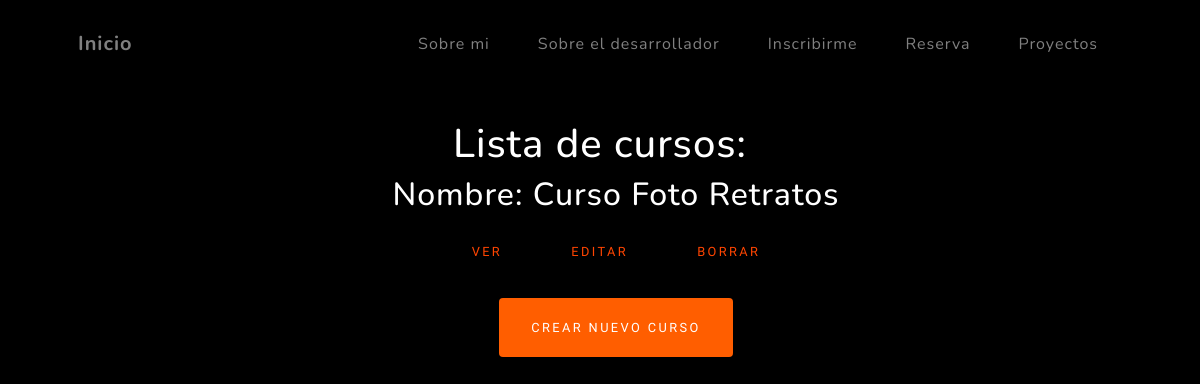
Page /appBlog/cursos/list on the earlier database version.
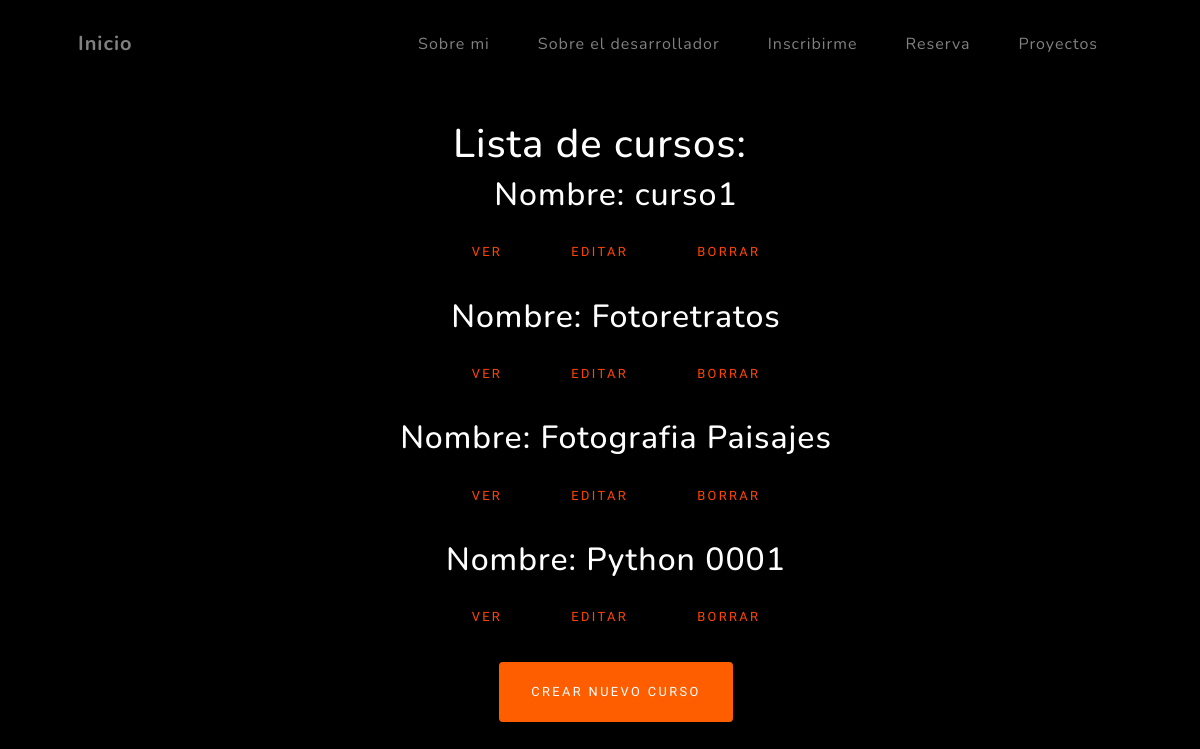
Same page on the later database version.
### appBlog/models.py (models this page shows, shortened)
class Curso(models.Model):
    nombre = models.CharField(max_length=40)
    codigo = models.IntegerField(default=0)
    duracion = models.IntegerField(default=3)
    class Meta:
        verbose_name = 'Curso'
        verbose_name_plural = 'Cursos'

### appBlog/views.py (the view)
# urls.py: path('cursos/list', views.CursoLista.as_view(), name='listaCursos'),
class CursoLista(ListView):
    model = Curso
    template_name = 'appBlog/listas/listaDeCursos.html'

### appBlog/templates/appBlog/listas/listaDeCursos.html (shortened to what this page needs)
<!DOCTYPE html>
<html lang="en">
    <head>
        {% load static %}
        <link href="{% static 'appBlog/css/stylesListas.css' %}" rel="stylesheet" />
        <link href="https://unpkg.com/aos@2.3.1/dist/aos.css" rel="stylesheet">
    </head>
    <body id="page-top" bgcolor="black">
        <nav class="navbar navbar-expand-lg navbar-light fixed-top" id="mainNav">
            <div class="container px-4 px-lg-5">
                <a class="navbar-brand" href="{% url 'home' %}">Inicio</a>
                <div class="collapse navbar-collapse" id="navbarResponsive">
                    <ul class="navbar-nav ms-auto">
                        <li class="nav-item"><a class="nav-link" href="{% url 'aboutMe' %}">Sobre mi</a></li>
                        <li class="nav-item"><a class="nav-link" href="{% url 'aboutDeveloper' %}">Sobre el desarrollador</a></li>
                        <li class="nav-item"><a class="nav-link" href="{% url 'serEstudiante' %}">Inscribirme</a></li>
                        <li class="nav-item"><a class="nav-link" href="{% url 'apply' %}">Reserva</a></li>
                        <li class="nav-item"><a class="nav-link" href="{% url 'projects' %}">Proyectos</a></li>
                    </ul>
                </div>
            </div>
        </nav>
        <header style="color: white">
            <br><br><br><br><br>
            <center>
                <h1>Lista de cursos:</h1>
                <ul>
                    <center>
                        {% for curso in object_list %}
                            <h2>Nombre: {{curso.nombre}}</h2>
                            <p>
                                <a style="color:orangered" class="btn btn-secundary" href="{% url 'DetailCurso' curso.id %}">Ver</a>
                                <a style="color:orangered" class="btn btn-secundary" href="{% url 'EditCurso' curso.id %}">Editar</a>
                                <a style="color:orangered" class="btn btn-secundary" href="{% url 'DeleteCurso' curso.id %}">BORRAR</a>
                            </p>
                        {% endfor %}
                        <a class="btn btn-primary" href="{% url 'NewCurso' %}">CREAR NUEVO CURSO</a>
                    </center>
                </ul>
            </center>
        </header>
    </body>
</html>

Differences in the rows shown:
removed Curso: nombre "Curso Foto Retratos"
added Curso: nombre "curso1"
added Curso: nombre "Fotoretratos"
added Curso: nombre "Fotografia Paisajes"
added Curso: nombre "Python 0001"
